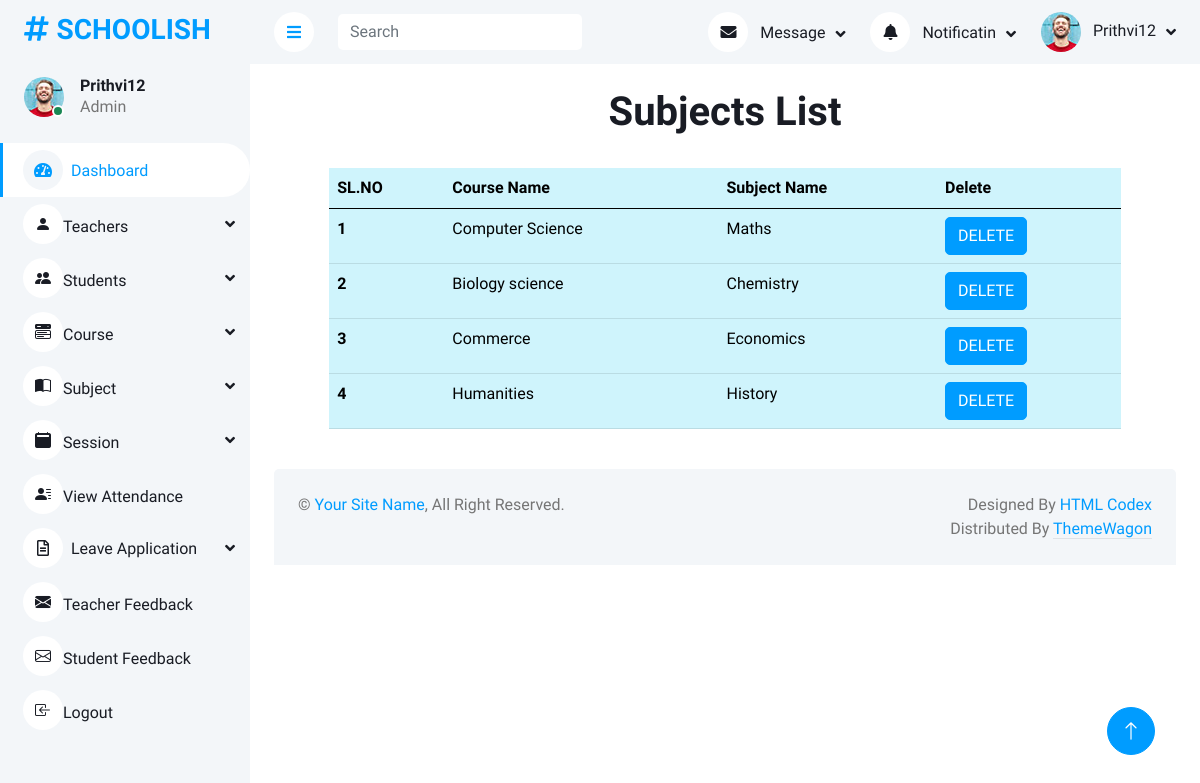
/admindashboard/subject/View (signed in), run on the app's committed database.
### home/models.py (models this page shows, shortened)
class Login(AbstractUser):
    is_teacher = models.BooleanField(default=False)
    is_student = models.BooleanField(default=False)

class Subject(models.Model):
    course_name = models.ForeignKey(Course, models.DO_NOTHING)
    Subject_name = models.CharField(max_length=100)

class Course(models.Model):
    course_name = models.CharField(max_length=100)
    course_desc = models.TextField(max_length=200)
    def __str__(self):
        return self.course_name

### home/adminviews.py (the view)
# urls.py: path('admindashboard/subject/View', adminviews.view_subjects, name='view_subjects'),
def view_subjects(request):
    data = Subject.objects.all()
    return render(request, 'admin1/viewsubjects.html', {'data': data})

### templates/admin1/viewsubjects.html
{% extends 'admin1/Adminbase.html' %}
{% load crispy_forms_tags %}
{% block content %}
<br>
<h1 class="text-center">Subjects List</h1><br>
<div class="col-xl-10 mx-auto">
<table class="table table-info">
  <thead>
    <tr >
      <th scope="col">SL.NO</th>
      <th scope="col">Course Name</th>
      <th scope="col">Subject Name</th>
      <th scope="col">Delete</th>
    </tr>
  </thead>
  <tbody>
    {% for i in data %}
    <tr>
      <th scope="row">{{forloop.counter}}</th>
      <td>{{i.course_name}}</td>
      <td>{{i.Subject_name}}</td>
      <td><a href="{% url 'delete_subject' i.id %}"> <button type="button" class="btn btn-primary">DELETE</button></a></td>
    </tr>
    {% endfor %}
  </tbody>
</table>
</div>
{% endblock %}

### templates/admin1/Adminbase.html (shortened to what this page needs)
<!DOCTYPE html>
<html lang="en">
{% load static %}
<head>
    <link href="https://cdnjs.cloudflare.com/ajax/libs/font-awesome/5.10.0/css/all.min.css" rel="stylesheet">
    <link href="https://cdn.jsdelivr.net/npm/bootstrap-icons@1.4.1/font/bootstrap-icons.css" rel="stylesheet">
    <link href=" {% static 'set2/lib/owlcarousel/assets/owl.carousel.min.css' %} " rel="stylesheet">
    <link href=" {% static 'set2/lib/tempusdominus/css/tempusdominus-bootstrap-4.min.css' %} " rel="stylesheet" />
    <link href=" {% static 'set2/css/bootstrap.min.css' %} " rel="stylesheet">
    <link href=" {% static 'set2/css/style.css' %} " rel="stylesheet">
</head>
<body>
    <div class="container-xxl position-relative bg-white d-flex p-0">
        <div class="sidebar pe-0 pb-5">
            <nav class="navbar bg-light navbar-light">
                <a href=" {% static 'index.html' %} " class="navbar-brand mx-4 mb-3">
                    <h3 class="text-primary"><i class="fa fa-hashtag me-2"></i>SCHOOLISH</h3>
                </a>
                <div class="d-flex align-items-center ms-4 mb-4">
                    <div class="position-relative">
                        <img class="rounded-circle" src=" {% static 'set2/img/user.jpg' %} " alt="" style="width: 40px; height: 40px;">
                        <div class="bg-success rounded-circle border border-2 border-white position-absolute end-0 bottom-0 p-1"></div>
                    </div>
                    <div class="ms-3">
                        <h6 class="mb-0">{{request.user}}</h6>
                        <span>Admin</span>
                    </div>
                </div>
                <div class="navbar-nav w-100">
                    <a href=" {% url 'admindashboard' %} " class="nav-item nav-link active"><i class="fa fa-tachometer-alt me-2"></i>Dashboard</a>
                    <div class="nav-item dropdown">
                        <a href="#" class="nav-link dropdown-toggle" data-bs-toggle="dropdown"><i class="bi bi-person-fill"></i>Teachers</a>
                    </div>
                    <div class="nav-item dropdown">
                        <a href="#" class="nav-link dropdown-toggle" data-bs-toggle="dropdown"><i class="bi bi-people-fill"></i>Students</a>
                    </div>
                    <div class="nav-item dropdown">
                        <a href="#" class="nav-link dropdown-toggle" data-bs-toggle="dropdown"><i class="bi bi-menu-button-wide-fill"></i>Course</a>
                    </div>
                    <div class="nav-item dropdown">
                        <a href="#" class="nav-link dropdown-toggle" data-bs-toggle="dropdown"><i class="bi bi-book-half"></i>Subject</a>
                    </div>
                    <div class="nav-item dropdown">
                        <a href="#" class="nav-link dropdown-toggle" data-bs-toggle="dropdown"><i class="bi bi-calendar2-fill"></i>Session</a>
                    </div>
                    <a href=" {% static 'table.html' %} " class="nav-item nav-link"><i class="bi bi-person-lines-fill"></i>View Attendance</a>
                     <div class="nav-item dropdown">
                        <a href="#" class="nav-link dropdown-toggle" data-bs-toggle="dropdown"><i class="far fa-file-alt me-2"></i>Leave Application</a>
                    </div>
                    <a href=" {% url 'teacher_feedbacks' %} " class="nav-item nav-link"><i class="bi bi-envelope-fill"></i>Teacher Feedback</a>
                    <a href=" {% url 'student_feedbacks' %} " class="nav-item nav-link"><i class="bi bi-envelope"></i>Student Feedback</a>
                    <a href=" {% static 'chart.html' %} " class="nav-item nav-link"><i class="bi bi-box-arrow-in-left"></i>Logout</a>
                </div>
            </nav>
        </div>
        <div class="content">
            <nav class="navbar navbar-expand bg-light navbar-light sticky-top px-4 py-0">
                <a href="#" class="sidebar-toggler flex-shrink-0">
                    <i class="fa fa-bars"></i>
                </a>
                <form class="d-none d-md-flex ms-4">
                    <input class="form-control border-0" type="search" placeholder="Search">
                </form>
                <div class="navbar-nav align-items-center ms-auto">
                    <div class="nav-item dropdown">
                        <a href="#" class="nav-link dropdown-toggle" data-bs-toggle="dropdown">
                            <i class="fa fa-envelope me-lg-2"></i>
                            <span class="d-none d-lg-inline-flex">Message</span>
                        </a>
                    </div>
                    <div class="nav-item dropdown">
                        <a href="#" class="nav-link dropdown-toggle" data-bs-toggle="dropdown">
                            <i class="fa fa-bell me-lg-2"></i>
                            <span class="d-none d-lg-inline-flex">Notificatin</span>
                        </a>
                    </div>
                    <div class="nav-item dropdown">
                        <a href="#" class="nav-link dropdown-toggle" data-bs-toggle="dropdown">
                            <img class="rounded-circle me-lg-2" src=" {% static 'set2/img/user.jpg' %} " alt="" style="width: 40px; height: 40px;">
                            <span class="d-none d-lg-inline-flex">{{request.user}}</span>
                        </a>
                    </div>
                </div>
            </nav>
            {% block content %}{% endblock %}
            <div class="container-fluid pt-4 px-4">
                <div class="bg-light rounded-top p-4">
                    <div class="row">
                        <div class="col-12 col-sm-6 text-center text-sm-start">
                            &copy; <a href="#">Your Site Name</a>, All Right Reserved.
                        </div>
                        <div class="col-12 col-sm-6 text-center text-sm-end">
                            Designed By <a href="https://htmlcodex.com">HTML Codex</a>
                        Distributed By <a class="border-bottom" href="https://themewagon.com" target="_blank">ThemeWagon</a>
                        </div>
                    </div>
                </div>
            </div>
        </div>
        <a href="#" class="btn btn-lg btn-primary btn-lg-square back-to-top"><i class="bi bi-arrow-up"></i></a>
    </div>
</body>
</html>

### static/set2/css/style.css (style rules this page uses)
:root { --primary: #009CFF; --light: #F3F6F9; --dark: #191C24; }
.back-to-top { position: fixed; display: none; right: 45px; bottom: 45px; z-index: 99; }
.btn { transition: .5s; }
.btn.btn-primary { color: #FFFFFF; }
.btn-lg-square { width: 48px; height: 48px; }
.btn-square, .btn-sm-square, .btn-lg-square { padding: 0; display: inline-flex; align-items: center; justify-content: center; font-weight: normal; border-radius: 50px; }
.sidebar { position: fixed; top: 0; left: 0; bottom: 0; width: 250px; height: 100vh; overflow-y: auto; background: var(--light); transition: 0.5s; z-index: 999; }
.content { margin-left: 250px; min-height: 100vh; background: #FFFFFF; transition: 0.5s; }
@media (min-width: 992px) { .sidebar { margin-left: 0; } }
@media (min-width: 992px) { .content { width: calc(100% - 250px); } }
.sidebar .navbar .navbar-nav .nav-link { padding: 7px 20px; color: var(--dark); font-weight: 500; border-left: 3px solid var(--light); border-radius: 0 30px 30px 0; outline: none; }
.sidebar .navbar .navbar-nav .nav-link:hover, .sidebar .navbar .navbar-nav .nav-link.active { color: var(--primary); background: #FFFFFF; border-color: var(--primary); }
.sidebar .navbar .navbar-nav .nav-link i { width: 40px; height: 40px; display: inline-flex; align-items: center; justify-content: center; background: #FFFFFF; border-radius: 40px; }
.sidebar .navbar .navbar-nav .nav-link:hover i, .sidebar .navbar .navbar-nav .nav-link.active i { background: var(--light); }
.sidebar .navbar .dropdown-toggle::after { position: absolute; top: 15px; right: 15px; border: none; content: "\f107"; font-family: "Font Awesome 5 Free"; font-weight: 900; transition: .5s; }
.content .navbar .navbar-nav .nav-link { margin-left: 25px; padding: 12px 0; color: var(--dark); outline: none; }
.content .navbar .sidebar-toggler, .content .navbar .navbar-nav .nav-link i { width: 40px; height: 40px; display: inline-flex; align-items: center; justify-content: center; background: #FFFFFF; border-radius: 40px; }
.content .navbar .dropdown-toggle::after { margin-left: 6px; vertical-align: middle; border: none; content: "\f107"; font-family: "Font Awesome 5 Free"; font-weight: 900; transition: .5s; }

### data on the page
Login: user "Prithvi12"
Subject: course_name "Computer Science", Subject_name "Maths"
Subject: course_name "Biology science", Subject_name "Chemistry"
Subject: course_name "Commerce", Subject_name "Economics"
Subject: course_name "Humanities", Subject_name "History"
